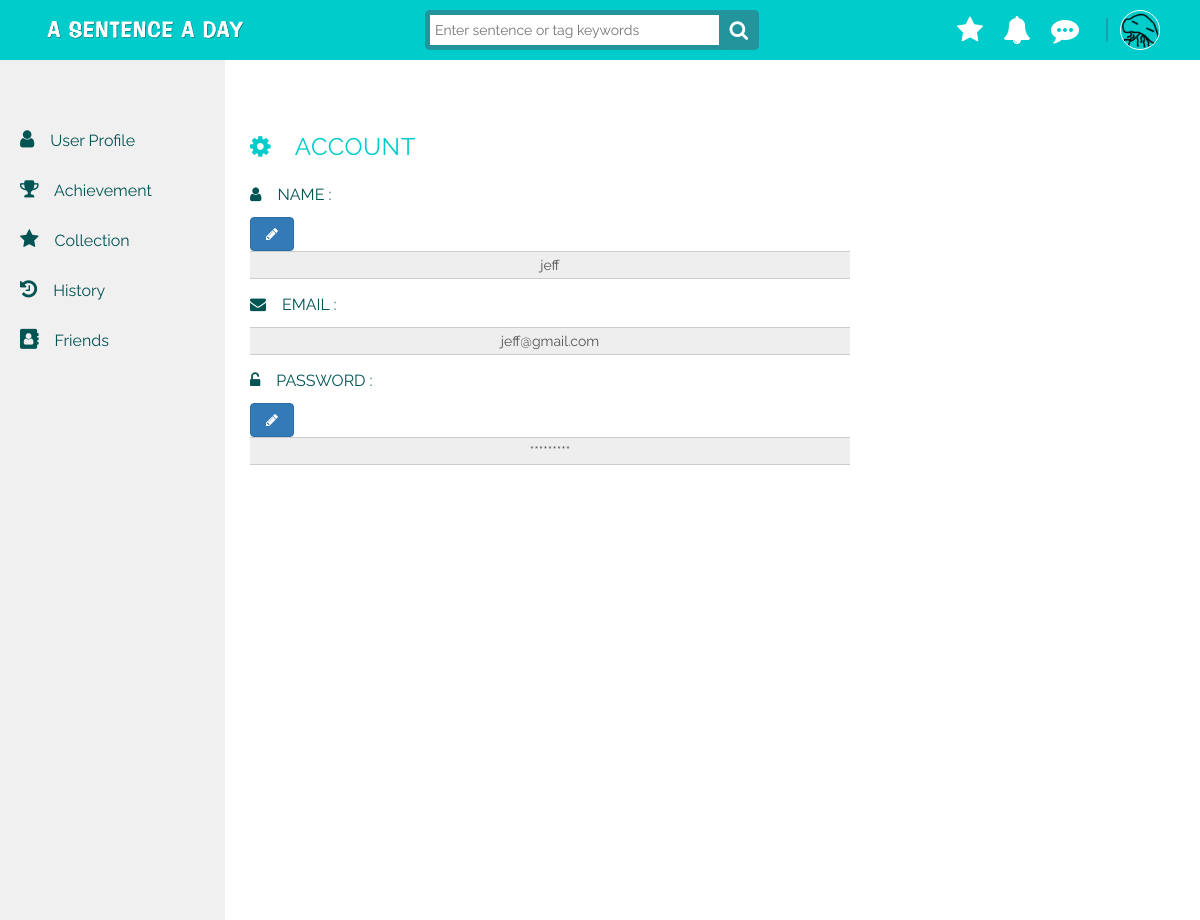
/user/account/ (signed in), run on the app's committed database.
### sentence/models.py (models this page shows, shortened)
class User(models.Model):
	UID = models.AutoField(primary_key=True)
	UserName = models.CharField(max_length=50, null=False)
	Email = models.EmailField(max_length=254,unique = True)
	Password = models.CharField(max_length=50, null=False)
	SocialID = models.BigIntegerField(null=True,default=-1)
	UserIcon = models.ImageField(upload_to='static/media',default='/static/images/fish.png')
	NativeLanguage = models.ForeignKey('Language', on_delete=models.CASCADE)

### sentence/views.py (the view)
# urls.py: url(r'^user/account/', views.user_account),
def user_account(request):
    if request.session.get('UID'):
        usermodel = User.objects.get(UID=request.session.get('UID'))
        context = {'username': usermodel,'extend_index': 'sentence/background.html'}
        return render(request, "sentence/user_account.html",context)
    else:
        context = {'extend_index': 'sentence/background.html'}
        return render(request, "sentence/user_account.html",context)

### sentence/templates/sentence/user_account.html (shortened to what this page needs)
{% extends 'sentence/userSidebar.html' %}
{% load staticfiles %}
{% block pagecontent1 %}
<div class="container-fluid">
    <div class="row">
        <div class="col-lg-4">
            <div class="profiletitle account"><i class="fa fa-cog"></i>&emsp;ACCOUNT</div>
            <form role="form" class="profilecontent account">
                <div class="title account"><i class="fa fa-user"></i>&emsp;NAME : </div>
                <div class="modify profile">
                    <a data-toggle="modal" data-target="#nameDialog" data-ref="dialog" data-role="button" class="btn btn-primary" id="pwd"><i class="fa fa-fw fa-pencil"></i></a>
                </div>
                <div class="form-group input-group account">
                    <span class="input-group-addon">
                        {{username.UserName}}
                    </span>
                </div>
                <div class="title account"><i class="fa fa-envelope"></i>&emsp;EMAIL : </div>
                <div class="form-group input-group account">
                    <span class="input-group-addon">{{username.Email}}</span>
                </div>
                <div class="title account"><i class="fa fa-unlock-alt"></i>&emsp;PASSWORD : </div>
                <div class="modify profile">
                    <a data-toggle="modal" data-target="#nameDialog" data-ref="dialog" data-role="button" class="btn btn-primary" id="pwd"><i class="fa fa-fw fa-pencil"></i></a>
                </div>
                <div class="form-group input-group account">
                    <span class="input-group-addon">
                        *********
                    </span>
                </div>
            </form>
        </div>
    </div>
</div>
{% endblock pagecontent1 %}

### sentence/templates/sentence/background.html (shortened to what this page needs)
{% load staticfiles %}
<!DOCTYPE html>
<html>
<head>
    <link rel="stylesheet" href="https://cdnjs.cloudflare.com/ajax/libs/normalize/5.0.0/normalize.min.css">
    <link rel="stylesheet" href="https://netdna.bootstrapcdn.com/bootstrap/3.3.7/css/bootstrap.min.css">
    <link rel="stylesheet" href="{% static 'icons-fonts/glyphicon-style.css' %}">
    <link href="https://file.myfontastic.com/aR4fpYP5juQuaFcCLbzkFZ/icons.css" rel="stylesheet">
    <link rel="stylesheet" href="https://maxcdn.bootstrapcdn.com/font-awesome/4.7.0/css/font-awesome.min.css">
    <link rel="stylesheet" href="{% static 'css/styles.css' %}">
    <link rel="stylesheet" href="{% static 'css/navbar.css' %}">
    <link rel="stylesheet" href="{% static 'css/textfield.css' %}">
    <link rel="stylesheet" href="{% static 'css/postcard.css' %}">
    <link rel="stylesheet" href="{% static 'css/sentence.css' %}">
    <link rel="stylesheet" href="{% static 'css/userMap.css' %}">
    <link rel="stylesheet" href="{% static 'css/userprofile.css' %}">
    <link href="{% static 'css/jqvmap.css' %}" media="screen" rel="stylesheet" type="text/css">
    <link rel="stylesheet" href="{% static 'css/sb-admin.css' %}">
    <link rel="stylesheet" href="{% static 'css/morris.css' %}">
    <link rel="stylesheet" href="https://code.jquery.com/ui/1.8.10/themes/smoothness/jquery-ui.css" type="text/css">
</head>
<body>
    <div class="header">
        <nav class="navbar-fixed-top" role="navigation">
            <div class="navbar header-1">
                <div class="container">
                    <div class="col-md-4 col-sm-6 col-xs-6">
                        <div class="header-logo">
                            <a href="/"> <img class="logo img-valign img-responsive" src="{% static 'images/logo2.png' %}"> </a>
                        </div>
                    </div>
                    <div class="col-md-5 col-sm-6 col-xs-6">
                        <form class="search">
                            <input class="searchTerm" placeholder="Enter sentence or tag keywords" />
                        </form>
                    </div>
                    <div class="col-md-3 col-sm-6 col-xs-6 header-mobile-sm">
                        {% if not username %}
                        <div class="header-sm">
                            <span class="before-login">
                                <button type="button" class="btn1 btn-default navbar-btn" id="login-btn" data-toggle="modal">Log In</button>
                            </span>
                            <span class="before-login">
                                <button type="button" class="btn1 btn-default navbar-btn" id="signup-btn" data-toggle="modal">Sign Up</button>
                            </span>
                        </div>
                            <div class="modal fade" id="login-modal" role="dialog">
                                <div class="modal-dialog">
                                    <div id="login-box">
                                        <div class="top" style="padding: 15px;">
                                            <button type="button" class="close" data-dismiss="modal" style="outline: 0;"><i class="fa fa-times"></i></button>
                                        </div>
                                        <div class="left">
                                            <h1>Welcome back!</h1>
                                            <form method = "POST" action = "/login/">
                                              {% csrf_token %}
                                              {{ form.as_p }}
                                                <input type="text" name="email" placeholder="E-mail" required>
                                                <input type="password" name="password" placeholder="Password" required>
                                                {% if wrongMessage %}
                                                <div class="errormsg"><h6>{{wrongMessage}}</h6></div>
                                                {% endif %}
                                                <input type="submit" class="loginButton" name="login_submit" value="Log in">
                                            </form>
                                        </div>
                                        <div class="login-right">
                                            <button  class="social-signin facebook facebook-login-btn">Log in with facebook</button>
                                            <button class="social-signin google" id="customBtn-login">Log in with Google</button>
                                        </div>
                                        <div class="login-or">OR</div>
                                        <div class="mobile-login-right">
                                            <span><a href="" class="sm sm-anim1 sm-facebook icon-ao-facebook" target="_blank"></a></span>
                                            <span><a href="" class="sm sm-anim1 sm-googleplus icon-ao-google" target="_blank"></a></span>
                                        </div>
                                    </div>
                                </div>
                            </div>
                            <div class="modal fade" id="signup-modal" role="dialog">
                                <div class="modal-dialog">
                                    <div id="signup-box">
                                        <div class="top" style="padding: 15px;">
                                            <button type="button" class="close" data-dismiss="modal" style="outline: 0;"><i class="fa fa-times"></i></button>
                                        </div>
                                        <div class="left">
                                            <h1>Create an account</h1>
                                            <form name="signupform" method="POST" action="/login/">
                                                {% csrf_token %}
                                                {{ form.as_p }}
                                                <input type="text" name="name" placeholder="Username" required>
                                                <input type="text" name="email" placeholder="E-mail" required>
                                                <input type="password" name="password" placeholder="Password" required>
                                                <input type="password" name="password" placeholder="Retype password" required>
                                                <input type="submit" class="signupBtn" name="signup_submit" value="Sign me up" />
                                            </form>
                                        </div>
                                        <div class="signup-right">
                                            <button class="signupBtn social-signin facebook facebook-login-btn">Sign up with facebook</button>
                                            <button class="signupBtn social-signin google" id="customBtn-signup">Sign up with Google</button>
                                        </div>
                                        <div class="signup-or">OR</div>
                                        <div class="mobile-signup-right">
                                            <span><a href="" class="sm sm-anim1 sm-facebook icon-ao-facebook" target="_blank"></a></span>
                                            <span><a href="" class="sm sm-anim1 sm-googleplus icon-ao-google" target="_blank"></a></span>
                                        </div>
                                    </div>
                                </div>
                            </div>
                        {% else %}
                        <div class="header-sm favorite">
                            <span class="after-login">
                                  <a href="/user/collection" class="dropdown-toggle" role="button" aria-expanded="false">
                                    <i class="fa fa-star" style="font-size: 28px; color:#fff;"></i>
                                  </a>
                            </span>
                        </div>
                        <div class="header-sm notification">
                            <span class="after-login">
                                  <a href="#" class="dropdown-toggle" data-toggle="dropdown" role="button" aria-expanded="false">
                                    <i class="fa fa-bell" style="font-size: 28px; color:#fff;"></i>
                                  </a>
                            </span>
                        </div>
                        <div class="header-sm messageboard">
                            <span class="after-login">
                                  <a href="" class="dropdown-toggle" id="user-messageboard" data-toggle="dropdown" role="button" aria-expanded="false">
                                    <i class="fa fa-commenting" style="font-size: 28px; color:#fff;"></i>
                                  </a>
                            </span>
                        </div>
                        <span style="color:#22949b; font-size: 26px;">&ensp;|</span>
                        <div class="header-sm user">
                            <span class="after-login">
                                  <a href="#" class="dropdown-toggle" data-toggle="dropdown" role="button" aria-expanded="false">
                                  {% if username %}
                                    {% if username.SocialID == -1 %}
                                    <img src="{{ username.UserIcon.url }}" height="40" width="40" id="user-pic">
                                    {% else %}
                                    <img src="{{ username.UserIcon }}" height="40" width="40" id="user-pic">
                                    {% endif%}
                                  {% else %}
                                    <i class="fa fa-user-circle" style="font-size: 30px; color:#FFF" id="user-pic"></i>
                                  {% endif %}
                                  </a>
                            </span>
                        </div>
                        {% endif %}
                    </div>
                </div>
            </div>
        </nav>
    </div>
    <div class="message" style="display: block;">
    </div>
    <div class="body"> {% block content1 %} {% endblock content1 %} </div>
</body>
</html>

### sentence/static/css/styles.css (style rules this page uses)
html, head, body { height: 100%; background: white; font-family: 'Raleway', sans-serif; -webkit-font-smoothing: antialiased; }
body { padding-top: 30px; }
.body { margin-top: 80px; }

### sentence/static/css/navbar.css (style rules this page uses)
.img-valign { -webkit-transform: translateY(-50%); -moz-transform: translateY(-50%); -ms-transform: translateY(-50%); -o-transform: translateY(-50%); transform: translateY(-50%); }
.logo { width: 200px; float: left; }
.img-valign { position: relative; top: 50%; }
.navbar { min-height: inherit; }
input { outline: none; }
.header-1 { height: 60px; background: #00CCCC; margin-bottom: 0; border: none; border-radius: 0; }
.header-logo { position: relative; margin-top: 30px; }
.header-mobile-sm { height: 60px; padding: 0; display: flex; justify-content: flex-end; align-items: center; }
.header-sm span { padding: 10px; }
.search { width: 75%; position: relative; margin-top: 10px; }
.search:before { position: absolute; top: 0; right: 0; width: 40px; height: 40px; line-height: 40px; font-family: 'FontAwesome'; content: '\f002'; font-size: 20px; background: #22949b; text-align: center; color: #fff; border-radius: 5px; -webkit-font-smoothing: subpixel-antialiased; font-smooth: always; }
.searchTerm { -moz-box-sizing: border-box; -webkit-box-sizing: border-box; box-sizing: border-box; width: 100%; border: 5px solid #22949b; padding: 5px; height: 40px; border-radius: 5px; outline: none; }
.after-login a { text-decoration: none; }
#user-pic { border-radius: 60%; border: 1.5px solid #fff; }

### sentence/static/css/userMap.css (style rules this page uses)
.message { color: white; background: #337ab7; position: relative; margin: 0px 5px; display: inline-block; word-break: break-all; max-width: 100%; padding: 5px; border-radius: 10px; text-align: left; }

### sentence/static/css/userprofile.css (style rules this page uses)
.profiletitle { font-size: 24px; margin-bottom: 20px; letter-spacing: 0.5px; color: #00CCCC; }
.title { margin: 0 0 10px 0; font-size: 16px; color: #005454; }
.profilecontent.account { width: 50vw; }

### data on the page
User: UserIcon (picture), UserName "jeff", Email "jeff@gmail.com"
